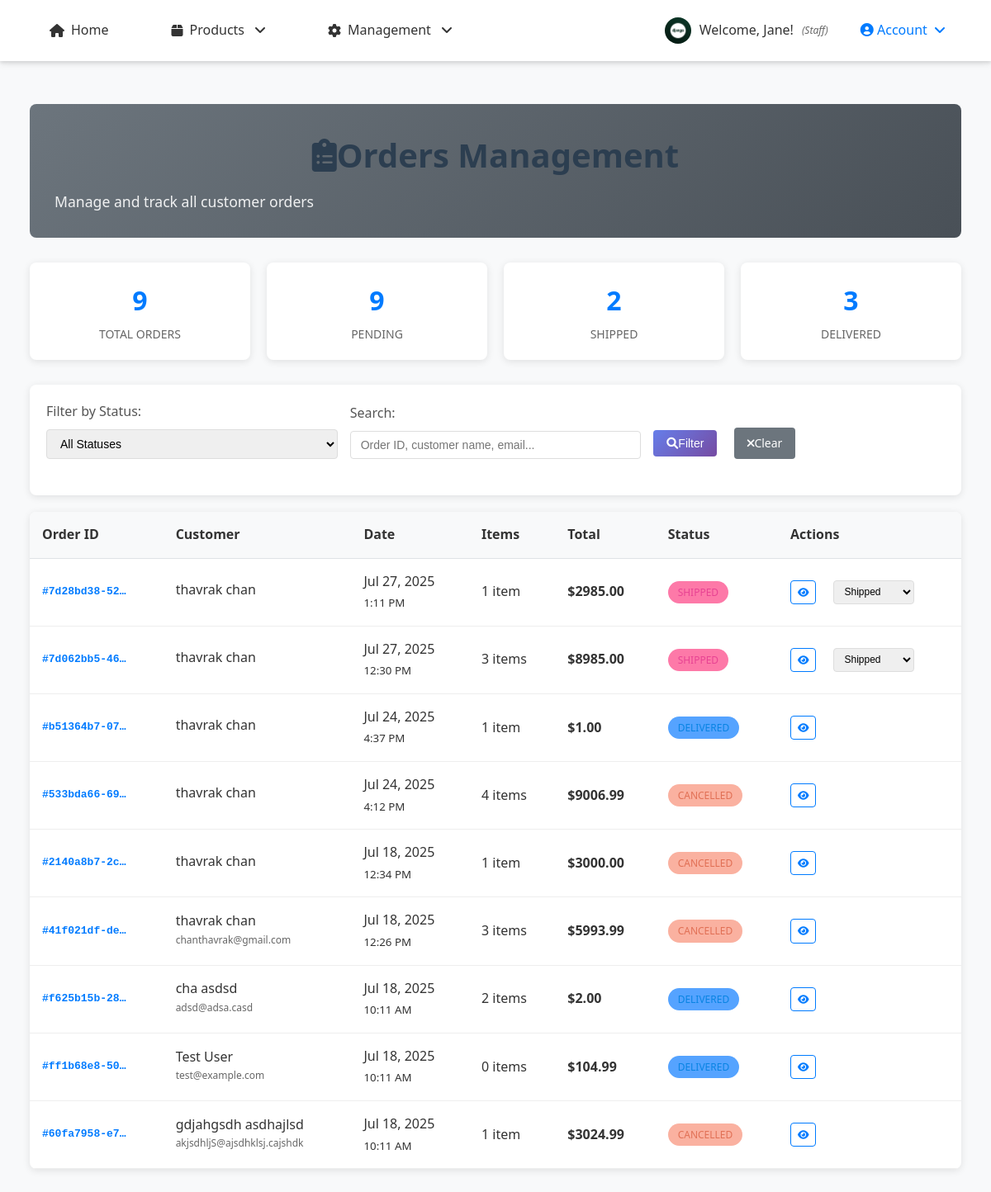
Page /orders/admin/ (signed in) on the committed database.
### accounts/models.py (models this page shows, shortened)
class UserProfile(models.Model):
    ROLE_CHOICES = [
        ('customer', 'Customer'),
        ('staff', 'Staff'),
        ('owner', 'Owner/Admin'),
    ]
    user = models.OneToOneField(User, on_delete=models.CASCADE, related_name='profile')
    phone_number = models.CharField(max_length=15, blank=True, null=True)
    address = models.TextField(blank=True, null=True)
    date_of_birth = models.DateField(blank=True, null=True)
    profile_picture = models.ImageField(upload_to='profiles/', blank=True, null=True)
    role = models.CharField(max_length=20, choices=ROLE_CHOICES, default='customer')
    billing_first_name = models.CharField(max_length=100, blank=True, null=True)
    billing_last_name = models.CharField(max_length=100, blank=True, null=True)
    billing_email = models.EmailField(blank=True, null=True)
    billing_phone = models.CharField(max_length=20, blank=True, null=True)
    billing_address = models.TextField(blank=True, null=True)
    billing_city = models.CharField(max_length=100, blank=True, null=True)
    billing_state = models.CharField(max_length=100, blank=True, null=True)
    billing_postal_code = models.CharField(max_length=20, blank=True, null=True)
    billing_country = models.CharField(max_length=100, blank=True, null=True)
    shipping_first_name = models.CharField(max_length=100, blank=True, null=True)
    shipping_last_name = models.CharField(max_length=100, blank=True, null=True)
    shipping_phone = models.CharField(max_length=20, blank=True, null=True)
    shipping_address = models.TextField(blank=True, null=True)
    shipping_city = models.CharField(max_length=100, blank=True, null=True)
    shipping_state = models.CharField(max_length=100, blank=True, null=True)
    shipping_postal_code = models.CharField(max_length=20, blank=True, null=True)
    shipping_country = models.CharField(max_length=100, blank=True, null=True)
    created_at = models.DateTimeField(auto_now_add=True)
    updated_at = models.DateTimeField(auto_now=True)
    def can_access_admin(self):
        return self.role == 'owner' or self.user.is_superuser
    def can_manage_products(self):
        return self.role in ['staff', 'owner'] or self.user.is_superuser
    def can_access_dashboard(self):
        return self.role in ['staff', 'owner'] or self.user.is_superuser
    class Meta:
        verbose_name = "User Profile"
        verbose_name_plural = "User Profiles"

### orders/models.py (models this page shows, shortened)
class Order(models.Model):
    ORDER_STATUS_CHOICES = [
        ('pending', 'Pending'),
        ('confirmed', 'Confirmed'),
        ('processing', 'Processing'),
        ('shipped', 'Shipped'),
        ('delivered', 'Delivered'),
        ('cancelled', 'Cancelled'),
        ('refunded', 'Refunded'),
    ]
    order_id = models.UUIDField(default=uuid.uuid4, unique=True, editable=False)
    user = models.ForeignKey(User, on_delete=models.CASCADE, related_name='orders')
    status = models.CharField(max_length=20, choices=ORDER_STATUS_CHOICES, default='pending')
    first_name = models.CharField(max_length=100)
    last_name = models.CharField(max_length=100)
    email = models.EmailField()
    phone = models.CharField(max_length=20)
    shipping_first_name = models.CharField(max_length=100, blank=True)
    shipping_last_name = models.CharField(max_length=100, blank=True)
    shipping_phone = models.CharField(max_length=20, blank=True)
    shipping_address = models.TextField()
    shipping_city = models.CharField(max_length=100)
    shipping_state = models.CharField(max_length=100)
    shipping_postal_code = models.CharField(max_length=20)
    shipping_country = models.CharField(max_length=100, default='Cambodia')
    total_amount = models.DecimalField(max_digits=10, decimal_places=2)
    shipping_cost = models.DecimalField(max_digits=10, decimal_places=2, default=0.00)
    tax_amount = models.DecimalField(max_digits=10, decimal_places=2, default=0.00)
    created_at = models.DateTimeField(auto_now_add=True)
    updated_at = models.DateTimeField(auto_now=True)
    order_notes = models.TextField(blank=True, null=True)
    class Meta:
        ordering = ['-created_at']
    @property
    def grand_total(self):
        from decimal import Decimal
        total = Decimal(str(self.total_amount)) if self.total_amount else Decimal('0.00')
        shipping = Decimal(str(self.shipping_cost)) if self.shipping_cost else Decimal('0.00')
        tax = Decimal(str(self.tax_amount)) if self.tax_amount else Decimal('0.00')
        return total + shipping + tax
    @property
    def total_items(self):
        return sum(item.quantity for item in self.order_items.all())

class OrderItem(models.Model):
    order = models.ForeignKey(Order, on_delete=models.CASCADE, related_name='order_items')
    product = models.ForeignKey(Product, on_delete=models.CASCADE)
    quantity = models.PositiveIntegerField(default=1)
    price = models.DecimalField(max_digits=10, decimal_places=2)  # Price at time of order
    created_at = models.DateTimeField(auto_now_add=True)

### orders/views.py (the view, shortened to what this page needs)
# urls.py: path('admin/', views.admin_order_list, name='admin_order_list'),
@login_required
def admin_order_list(request):
    if not request.user.is_staff:
        messages.error(request, 'Access denied. Staff privileges required.')
        return redirect('store:home')
    status_filter = request.GET.get('status', '')
    search_query = request.GET.get('search', '')
    orders = Order.objects.select_related('user').prefetch_related(
        'order_items__product',
        'payment'
    )
    pending_orders = orders.filter(status='pending').count()
    shipped_orders = orders.filter(status='shipped').count()
    delivered_orders = orders.filter(status='delivered').count()
    total_orders = orders.count()
    if status_filter:
        orders = orders.filter(status=status_filter)
    orders = orders.order_by('-created_at')
    context = {
        'orders': orders,
        'status_filter': status_filter,
        'search_query': search_query,
        'order_status_choices': Order.ORDER_STATUS_CHOICES,
        'total_orders': total_orders,
        'pending_orders': pending_orders,
        'shipped_orders': shipped_orders,
        'delivered_orders': delivered_orders,
    }
    return render(request, 'orders/admin/order_list.html', context)

### orders/templates/orders/admin/order_list.html (shortened to what this page needs)
{% extends 'base.html' %}
{% load static %}
{% block content %}
<div class="admin-container">
    <div class="admin-header">
        <h1 class="admin-title">
            <i class="fas fa-clipboard-list me-3"></i>Orders Management
        </h1>
        <p class="admin-subtitle">Manage and track all customer orders</p>
    </div>
    <div class="stats-grid">
        <div class="stat-card">
            <div class="stat-number">{{ orders.count }}</div>
            <div class="stat-label">Total Orders</div>
        </div>
        <div class="stat-card">
            <div class="stat-number">
                {{ orders|length|add:0 }}
            </div>
            <div class="stat-label">Pending</div>
        </div>
        <div class="stat-card">
            <div class="stat-number">{{ shipped_orders }}</div>
            <div class="stat-label">Shipped</div>
        </div>
        <div class="stat-card">
            <div class="stat-number">
              <div class="stat-number">{{ delivered_orders }}</div>
            </div>
            <div class="stat-label">Delivered</div>
        </div>
    </div>
    <div class="filters-section">
        <form method="GET" class="filters-form">
            <div class="form-group">
                <label for="status" class="form-label">Filter by Status:</label>
                <select name="status" id="status" class="form-control">
                    <option value="">All Statuses</option>
                </select>
            </div>
            <div class="form-group">
                <label for="search" class="form-label">Search:</label>
                <input type="text" name="search" id="search" class="form-control"
                       placeholder="Order ID, customer name, email..."
                       value="{{ search_query }}">
            </div>
            <div class="form-group">
                <button type="submit" class="btn btn-primary">
                    <i class="fas fa-search me-1"></i>Filter
                </button>
                <a href="{% url 'orders:admin_order_list' %}" class="btn btn-secondary">
                    <i class="fas fa-times me-1"></i>Clear
                </a>
            </div>
        </form>
    </div>
    {% if orders %}
    <div class="orders-table">
        <table class="table">
            <thead>
                <tr>
                    <th>Order ID</th>
                    <th>Customer</th>
                    <th>Date</th>
                    <th>Items</th>
                    <th>Total</th>
                    <th>Status</th>
                    <th>Actions</th>
                </tr>
            </thead>
            <tbody>
                {% for order in orders %}
                <tr>
                    <td>
                        <div class="order-id">#{{ order.order_id|truncatechars:12 }}</div>
                    </td>
                    <td>
                        <div class="customer-info">
                            <div class="customer-name">{{ order.first_name }} {{ order.last_name }}</div>
                            <div class="customer-email">{{ order.email }}</div>
                        </div>
                    </td>
                    <td>
                        <div>{{ order.created_at|date:"M d, Y" }}</div>
                        <small class="text-muted">{{ order.created_at|time:"g:i A" }}</small>
                    </td>
                    <td>
                        {{ order.total_items }} item{{ order.total_items|pluralize }}
                    </td>
                    <td>
                        <strong>${{ order.grand_total }}</strong>
                    </td>
                    <td>
                        <span class="status-badge status-{{ order.status }}">
                            {{ order.get_status_display }}
                        </span>
                    </td>
                    <td>
                        <div class="action-buttons">
                            <a href="{% url 'orders:admin_order_detail' order.order_id %}"
                               class="btn btn-outline-primary btn-sm">
                                <i class="fas fa-eye"></i>
                            </a>
                            {% if order.status != 'delivered' and order.status != 'cancelled' %}
                                <select class="form-control btn-sm"
                                        onchange="updateOrderStatus('{{ order.order_id }}', this.value)"
                                        style="width: auto; display: inline-block;">
                                    {% for value, display in order_status_choices %}
                                        <option value="{{ value }}" {% if order.status == value %}selected{% endif %}>
                                            {{ display }}
                                        </option>
                                    {% endfor %}
                                </select>
                            {% endif %}
                        </div>
                    </td>
                </tr>
                {% endfor %}
            </tbody>
        </table>
    </div>
    {% endif %}
</div>
{% endblock %}

### store/templates/base.html (shortened to what this page needs)
{% load static %}
<!DOCTYPE html>
<html lang="en">
<head>
    <link rel="stylesheet" href="https://cdnjs.cloudflare.com/ajax/libs/font-awesome/6.0.0/css/all.min.css">
    <link rel="stylesheet" href="{% static 'store/css/style.css' %}">
</head>
<body>
    <header>
        <nav>
            <ul>
                <li><a href="{% url 'store:home' %}">
                    <i class="fas fa-home"></i> Home
                </a></li>
                <li class="dropdown">
                    <a href="#" class="dropdown-toggle">
                        <i class="fas fa-box"></i> Products
                    </a>
                </li>
                {% if user.is_authenticated %}
                    {% if user.profile.role == 'staff' or user.profile.role == 'owner' %}
                        <li class="dropdown">
                            <a href="#" class="dropdown-toggle">
                                <i class="fas fa-cog"></i> Management
                            </a>
                        </li>
                    {% endif %}
                {% endif %}
            </ul>
            <div class="auth-nav">
                {% if user.is_authenticated %}
                    <div class="user-info">
                        {% if user.profile.profile_picture %}
                            <img src="{{ user.profile.profile_picture.url }}" alt="Profile" class="user-avatar">
                        {% else %}
                            <div class="user-default-avatar">
                                {{ user.first_name|first|default:user.username|first }}
                            </div>
                        {% endif %}
                        <span>Welcome, {{ user.first_name|default:user.username }}!</span>
                        <small class="user-role">({{ user.profile.get_role_display }})</small>
                    </div>
                    <div class="dropdown">
                        <a href="#" class="dropdown-toggle" style="color: #007bff; font-weight: 500;">
                            <i class="fas fa-user-circle"></i> Account
                        </a>
                    </div>
                {% endif %}
            </div>
        </nav>
    </header>
    <main>
        <div class="container">
            {% block content %}
            {% endblock %}
        </div>
    </main>
</body>
</html>

### rows in the picture
Order: order_id "7d28bd38-52…", first_name "thavrak", last_name "chan", created_at "Jul 27, 2025", created_at "1:11 PM", total_items "1", grand_total "2985.00", status "SHIPPED", status+order "Shipped"
Order: order_id "7d062bb5-46…", first_name "thavrak", last_name "chan", created_at "Jul 27, 2025", created_at "12:30 PM", total_items "3", grand_total "8985.00", status "SHIPPED", status+order "Shipped"
Order: order_id "b51364b7-07…", first_name "thavrak", last_name "chan", created_at "Jul 24, 2025", created_at "4:37 PM", total_items "1", grand_total "1.00", status "DELIVERED"
Order: order_id "533bda66-69…", first_name "thavrak", last_name "chan", created_at "Jul 24, 2025", created_at "4:12 PM", total_items "4", grand_total "9006.99", status "CANCELLED"
Order: order_id "2140a8b7-2c…", first_name "thavrak", last_name "chan", created_at "Jul 18, 2025", created_at "12:34 PM", total_items "1", grand_total "3000.00", status "CANCELLED"
Order: order_id "41f021df-de…", first_name "thavrak", last_name "chan", email "chanthavrak@gmail.com", created_at "Jul 18, 2025", created_at "12:26 PM", total_items "3", grand_total "5993.99", status "CANCELLED"
Order: order_id "f625b15b-28…", first_name "cha", last_name "asdsd", email "adsd@adsa.casd", created_at "Jul 18, 2025", created_at "10:11 AM", total_items "2", grand_total "2.00", status "DELIVERED"
Order: order_id "ff1b68e8-50…", first_name "Test", last_name "User", email "test@example.com", created_at "Jul 18, 2025", created_at "10:11 AM", total_items "0", grand_total "104.99", status "DELIVERED"
Order: order_id "60fa7958-e7…", first_name "gdjahgsdh", last_name "asdhajlsd", email "akjsdhljS@ajsdhklsj.cajshdk", created_at "Jul 18, 2025", created_at "10:11 AM", total_items "1", grand_total "3024.99", status "CANCELLED"

### other values in the picture
{{ user.first_name|default:user.username }} "Jane"
{{ user.profile.get_role_display }} "Staff"
{{ orders.count }} "9"
{{ orders|length|add:0 }} "9"
{{ shipped_orders }} "2"
{{ delivered_orders }} "3"
